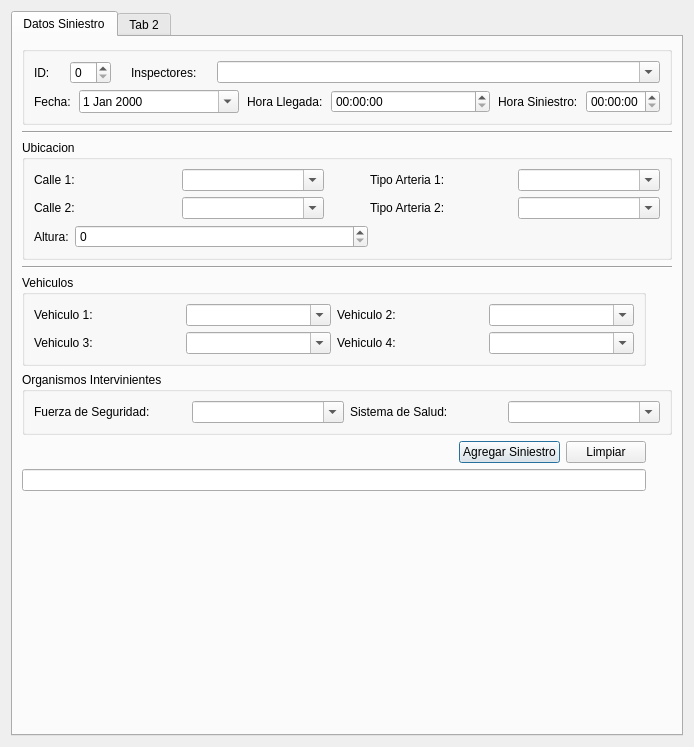
<?xml version="1.0" encoding="UTF-8"?>
<ui version="4.0">
 <class>Dialog</class>
 <widget class="QDialog" name="Dialog">
  <property name="geometry">
   <rect>
    <x>0</x>
    <y>0</y>
    <width>694</width>
    <height>747</height>
   </rect>
  </property>
  <property name="windowTitle">
   <string>Observatorio Vial - DGSV</string>
  </property>
  <layout class="QGridLayout" name="gridLayout">
   <item row="0" column="0">
    <widget class="QTabWidget" name="tabWidget">
     <property name="currentIndex">
      <number>0</number>
     </property>
     <widget class="QWidget" name="tab1">
      <attribute name="title">
       <string>Datos Siniestro</string>
      </attribute>
      <layout class="QGridLayout" name="gridLayout_3">
       <item row="0" column="0" colspan="2">
        <widget class="QGroupBox" name="groupBox">
         <property name="title">
          <string/>
         </property>
         <layout class="QHBoxLayout" name="horizontalLayout_6">
          <item>
           <layout class="QVBoxLayout" name="verticalLayout">
            <item>
             <layout class="QHBoxLayout" name="horizontalLayout" stretch="0,0,0,0">
              <property name="spacing">
               <number>20</number>
              </property>
              <property name="sizeConstraint">
               <enum>QLayout::SetDefaultConstraint</enum>
              </property>
              <property name="leftMargin">
               <number>0</number>
              </property>
              <property name="rightMargin">
               <number>0</number>
              </property>
              <item>
               <widget class="QLabel" name="label_7">
                <property name="text">
                 <string>ID:</string>
                </property>
               </widget>
              </item>
              <item>
               <widget class="QSpinBox" name="spinBoxId"/>
              </item>
              <item>
               <widget class="QLabel" name="label">
                <property name="sizePolicy">
                 <sizepolicy hsizetype="Minimum" vsizetype="Preferred">
                  <horstretch>0</horstretch>
                  <verstretch>0</verstretch>
                 </sizepolicy>
                </property>
                <property name="sizeIncrement">
                 <size>
                  <width>2</width>
                  <height>0</height>
                 </size>
                </property>
                <property name="text">
                 <string>Inspectores:</string>
                </property>
               </widget>
              </item>
              <item>
               <widget class="QComboBox" name="comboBoxInspector">
                <property name="sizePolicy">
                 <sizepolicy hsizetype="MinimumExpanding" vsizetype="Fixed">
                  <horstretch>0</horstretch>
                  <verstretch>0</verstretch>
                 </sizepolicy>
                </property>
                <property name="editable">
                 <bool>true</bool>
                </property>
                <property name="maxCount">
                 <number>50</number>
                </property>
               </widget>
              </item>
             </layout>
            </item>
            <item>
             <layout class="QHBoxLayout" name="horizontalLayout_2" stretch="0,1,0,1,0,0">
              <property name="spacing">
               <number>8</number>
              </property>
              <property name="sizeConstraint">
               <enum>QLayout::SetFixedSize</enum>
              </property>
              <item>
               <widget class="QLabel" name="label_2">
                <property name="text">
                 <string>Fecha:</string>
                </property>
               </widget>
              </item>
              <item>
               <widget class="QDateEdit" name="dateEdit">
                <property name="calendarPopup">
                 <bool>true</bool>
                </property>
               </widget>
              </item>
              <item>
               <widget class="QLabel" name="label_3">
                <property name="text">
                 <string>Hora Llegada:</string>
                </property>
               </widget>
              </item>
              <item>
               <widget class="QTimeEdit" name="timeEditLlegada"/>
              </item>
              <item>
               <widget class="QLabel" name="label_8">
                <property name="text">
                 <string>Hora Siniestro:</string>
                </property>
               </widget>
              </item>
              <item>
               <widget class="QTimeEdit" name="timeEditSiniestro">
                <property name="time">
                 <time>
                  <hour>0</hour>
                  <minute>0</minute>
                  <second>0</second>
                 </time>
                </property>
                <property name="calendarPopup">
                 <bool>false</bool>
                </property>
               </widget>
              </item>
             </layout>
            </item>
           </layout>
          </item>
         </layout>
        </widget>
       </item>
       <item row="1" column="0" colspan="2">
        <widget class="Line" name="line">
         <property name="orientation">
          <enum>Qt::Horizontal</enum>
         </property>
        </widget>
       </item>
       <item row="2" column="0" colspan="2">
        <widget class="QGroupBox" name="groupBox_2">
         <property name="title">
          <string>Ubicacion</string>
         </property>
         <layout class="QVBoxLayout" name="verticalLayout_2">
          <item>
           <layout class="QGridLayout" name="gridLayout_2">
            <item row="0" column="1">
             <widget class="QComboBox" name="comboBoxCalle1">
              <property name="editable">
               <bool>true</bool>
              </property>
              <property name="duplicatesEnabled">
               <bool>false</bool>
              </property>
             </widget>
            </item>
            <item row="0" column="0">
             <widget class="QLabel" name="label_4">
              <property name="text">
               <string>Calle 1:</string>
              </property>
             </widget>
            </item>
            <item row="1" column="4">
             <widget class="QComboBox" name="comboBoxArteria2">
              <property name="editable">
               <bool>true</bool>
              </property>
              <property name="maxCount">
               <number>50</number>
              </property>
             </widget>
            </item>
            <item row="1" column="0">
             <widget class="QLabel" name="label_5">
              <property name="text">
               <string>Calle 2:</string>
              </property>
             </widget>
            </item>
            <item row="0" column="3">
             <widget class="QLabel" name="label_9">
              <property name="text">
               <string>Tipo Arteria 1:</string>
              </property>
             </widget>
            </item>
            <item row="1" column="1">
             <widget class="QComboBox" name="comboBoxCalle2">
              <property name="editable">
               <bool>true</bool>
              </property>
              <property name="duplicatesEnabled">
               <bool>false</bool>
              </property>
             </widget>
            </item>
            <item row="0" column="4">
             <widget class="QComboBox" name="comboBoxArteria1">
              <property name="editable">
               <bool>true</bool>
              </property>
              <property name="maxCount">
               <number>50</number>
              </property>
             </widget>
            </item>
            <item row="1" column="3">
             <widget class="QLabel" name="label_10">
              <property name="text">
               <string>Tipo Arteria 2:</string>
              </property>
             </widget>
            </item>
            <item row="0" column="2">
             <spacer name="horizontalSpacer_2">
              <property name="orientation">
               <enum>Qt::Horizontal</enum>
              </property>
              <property name="sizeType">
               <enum>QSizePolicy::Fixed</enum>
              </property>
              <property name="sizeHint" stdset="0">
               <size>
                <width>40</width>
                <height>20</height>
               </size>
              </property>
             </spacer>
            </item>
            <item row="1" column="2">
             <spacer name="horizontalSpacer_4">
              <property name="orientation">
               <enum>Qt::Horizontal</enum>
              </property>
              <property name="sizeType">
               <enum>QSizePolicy::Minimum</enum>
              </property>
              <property name="sizeHint" stdset="0">
               <size>
                <width>40</width>
                <height>20</height>
               </size>
              </property>
             </spacer>
            </item>
           </layout>
          </item>
          <item>
           <layout class="QHBoxLayout" name="horizontalLayout_3" stretch="0,1,1">
            <item>
             <widget class="QLabel" name="label_6">
              <property name="text">
               <string>Altura:</string>
              </property>
             </widget>
            </item>
            <item>
             <widget class="QSpinBox" name="spinBoxAltura">
              <property name="sizeIncrement">
               <size>
                <width>37</width>
                <height>0</height>
               </size>
              </property>
              <property name="baseSize">
               <size>
                <width>20</width>
                <height>0</height>
               </size>
              </property>
             </widget>
            </item>
            <item>
             <spacer name="horizontalSpacer">
              <property name="orientation">
               <enum>Qt::Horizontal</enum>
              </property>
              <property name="sizeType">
               <enum>QSizePolicy::Minimum</enum>
              </property>
              <property name="sizeHint" stdset="0">
               <size>
                <width>30</width>
                <height>20</height>
               </size>
              </property>
             </spacer>
            </item>
           </layout>
          </item>
         </layout>
        </widget>
       </item>
       <item row="3" column="0" colspan="2">
        <widget class="Line" name="line_2">
         <property name="orientation">
          <enum>Qt::Horizontal</enum>
         </property>
        </widget>
       </item>
       <item row="4" column="0">
        <widget class="QGroupBox" name="groupBox_4">
         <property name="title">
          <string>Vehiculos</string>
         </property>
         <layout class="QGridLayout" name="gridLayout_5">
          <item row="0" column="0">
           <layout class="QGridLayout" name="gridLayout_4">
            <item row="0" column="0">
             <widget class="QLabel" name="label_24">
              <property name="text">
               <string>Vehiculo 1:</string>
              </property>
             </widget>
            </item>
            <item row="1" column="0">
             <widget class="QLabel" name="label_25">
              <property name="text">
               <string>Vehiculo 3:</string>
              </property>
             </widget>
            </item>
            <item row="0" column="1">
             <widget class="QComboBox" name="comboBoxV1">
              <property name="editable">
               <bool>true</bool>
              </property>
              <property name="maxCount">
               <number>30</number>
              </property>
             </widget>
            </item>
            <item row="1" column="1">
             <widget class="QComboBox" name="comboBoxV3">
              <property name="editable">
               <bool>true</bool>
              </property>
              <property name="maxCount">
               <number>30</number>
              </property>
             </widget>
            </item>
            <item row="0" column="2">
             <widget class="QLabel" name="label_26">
              <property name="text">
               <string>Vehiculo 2:</string>
              </property>
             </widget>
            </item>
            <item row="1" column="2">
             <widget class="QLabel" name="label_27">
              <property name="text">
               <string>Vehiculo 4:</string>
              </property>
             </widget>
            </item>
            <item row="0" column="3">
             <widget class="QComboBox" name="comboBoxV2">
              <property name="editable">
               <bool>true</bool>
              </property>
              <property name="maxCount">
               <number>30</number>
              </property>
             </widget>
            </item>
            <item row="1" column="3">
             <widget class="QComboBox" name="comboBoxV4">
              <property name="editable">
               <bool>true</bool>
              </property>
              <property name="maxCount">
               <number>30</number>
              </property>
             </widget>
            </item>
           </layout>
          </item>
         </layout>
        </widget>
       </item>
       <item row="5" column="0" colspan="2">
        <widget class="QGroupBox" name="groupBox_3">
         <property name="title">
          <string>Organismos Intervinientes</string>
         </property>
         <layout class="QVBoxLayout" name="verticalLayout_3">
          <item>
           <layout class="QHBoxLayout" name="horizontalLayout_4">
            <item>
             <widget class="QLabel" name="label_11">
              <property name="text">
               <string>Fuerza de Seguridad:</string>
              </property>
             </widget>
            </item>
            <item>
             <widget class="QComboBox" name="comboBoxSeguridad">
              <property name="editable">
               <bool>true</bool>
              </property>
              <property name="maxCount">
               <number>10</number>
              </property>
             </widget>
            </item>
            <item>
             <widget class="QLabel" name="label_12">
              <property name="text">
               <string>Sistema de Salud:</string>
              </property>
             </widget>
            </item>
            <item>
             <widget class="QComboBox" name="comboBoxSalud">
              <property name="editable">
               <bool>true</bool>
              </property>
              <property name="maxCount">
               <number>10</number>
              </property>
             </widget>
            </item>
           </layout>
          </item>
         </layout>
        </widget>
       </item>
       <item row="6" column="0">
        <layout class="QHBoxLayout" name="horizontalLayout_5">
         <item>
          <spacer name="horizontalSpacer_3">
           <property name="orientation">
            <enum>Qt::Horizontal</enum>
           </property>
           <property name="sizeHint" stdset="0">
            <size>
             <width>40</width>
             <height>20</height>
            </size>
           </property>
          </spacer>
         </item>
         <item>
          <widget class="QPushButton" name="pushButtonAgregar">
           <property name="text">
            <string>Agregar Siniestro</string>
           </property>
          </widget>
         </item>
         <item>
          <widget class="QPushButton" name="pushButtonLimpiar">
           <property name="text">
            <string>Limpiar</string>
           </property>
           <property name="iconSize">
            <size>
             <width>20</width>
             <height>20</height>
            </size>
           </property>
          </widget>
         </item>
        </layout>
       </item>
       <item row="7" column="0">
        <widget class="QLineEdit" name="lineEditStatus"/>
       </item>
       <item row="8" column="1">
        <spacer name="verticalSpacer">
         <property name="orientation">
          <enum>Qt::Vertical</enum>
         </property>
         <property name="sizeHint" stdset="0">
          <size>
           <width>20</width>
           <height>40</height>
          </size>
         </property>
        </spacer>
       </item>
      </layout>
      <zorder>line</zorder>
      <zorder>line_2</zorder>
      <zorder>lineEditStatus</zorder>
      <zorder>groupBox</zorder>
      <zorder>groupBox_2</zorder>
      <zorder>groupBox_4</zorder>
      <zorder>label_6</zorder>
      <zorder>groupBox_3</zorder>
     </widget>
     <widget class="QWidget" name="tab_2">
      <attribute name="title">
       <string>Tab 2</string>
      </attribute>
     </widget>
    </widget>
   </item>
  </layout>
 </widget>
 <resources/>
 <connections/>
</ui>
